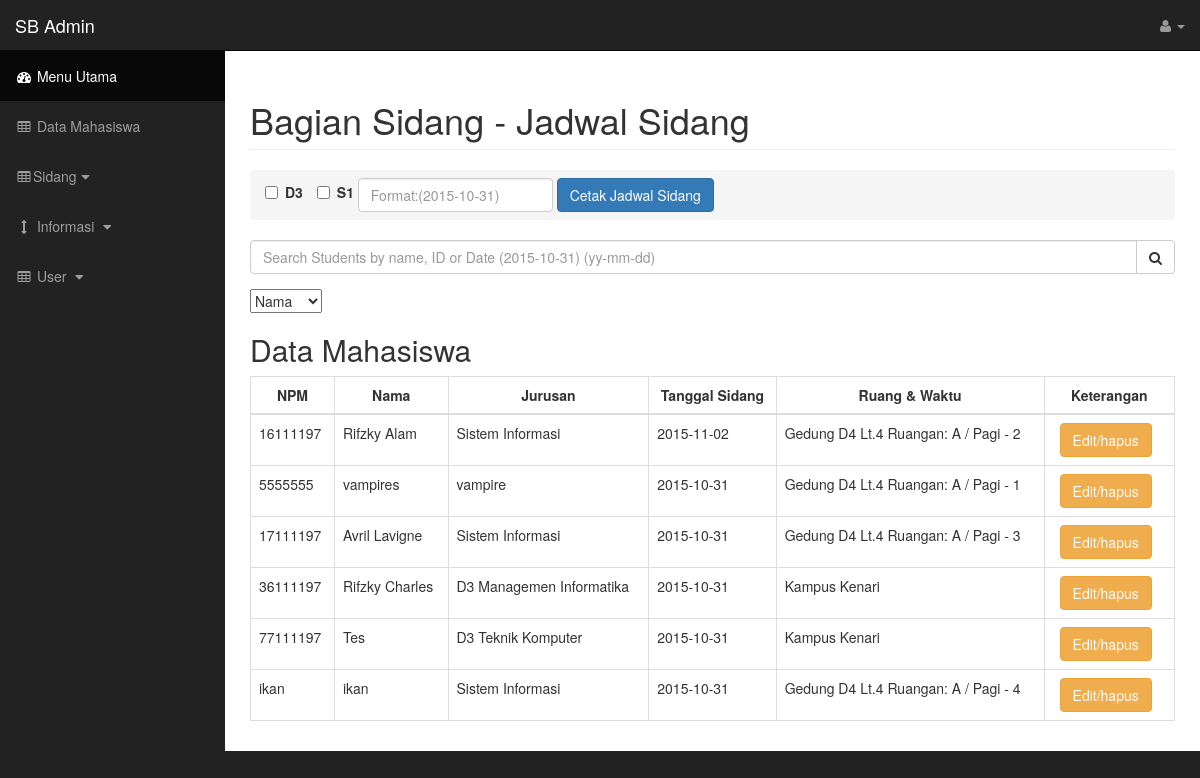
The page /formadmin/formjdl.php on the database its author committed.
### tables this page shows
CREATE TABLE IF NOT EXISTS `data_mhs` (
  `npm` varchar(8) NOT NULL,
  `nama` varchar(30) NOT NULL,
  `fakultas` varchar(40) NOT NULL,
  `jurusan` varchar(25) NOT NULL,
  `email` varchar(40) NOT NULL,
  `no_tlp` varchar(15) NOT NULL,
  PRIMARY KEY (`npm`)
);

CREATE TABLE IF NOT EXISTS `sidang` (
  `nomor` varchar(4) DEFAULT NULL,
  `tanggal` date NOT NULL,
  `npm` varchar(8) NOT NULL,
  `jenjang` varchar(2) NOT NULL
);

### model/mahasiswa.php (called while the page is built, shortened)
<?php
include_once 'sidang.php';
class mhs{
	public function showToAdmin(){
		$query = "SELECT data_mhs.npm AS npm,nama,jurusan,tanggal,nomor FROM data_mhs,sidang WHERE data_mhs.npm=sidang.npm ORDER BY tanggal DESC";
		$datas= array();
		if ($query_run=mysql_query($query)){
			while ($query_row=mysql_fetch_assoc($query_run)) {
				if (preg_match('/D3/', $query_row['jurusan'])) {
					array_push($datas,array($query_row['npm'],$query_row['nama'],$query_row['jurusan'],$query_row['tanggal'],'Kampus Kenari '));
				}else{
					$sidang = new sidang();
					$sidang->tentukanJadwal($query_row['nomor']);
					array_push($datas,array($query_row['npm'],$query_row['nama'],$query_row['jurusan'],$query_row['tanggal'],$sidang->getGedung() . ' / '.$sidang->getWaktu().' - '.$query_row['nomor']));
				}
			}
			return $datas;
		}
	}
	}
?>

### model/sidang.php (called while the page is built, shortened)
<?php
class sidang
{
	var $waktu;
	var $gedung;
	public function setWaktu($value){
		$this->waktu=$value;
	}
	public function getWaktu(){
		return $this->waktu;
	}
	public function setGedung($value){
		$this->gedung=$value;
	}
	public function getGedung(){
		return $this->gedung;
	}
	public function tentukanJadwal($urutan){
		$nomor = intval($urutan);
	}
}
?>

### formadmin/formjdl.php (the view, shortened to what this page needs)
<!DOCTYPE html>
<html lang="en">
<head>
    <?php include 'links.php';?>
</head>
<body>
    <div id="wrapper">
        <nav class="navbar navbar-inverse navbar-fixed-top" role="navigation">
                <?php include 'topnav.php';?>
                <?php include 'sidebar.php';?>
        </nav>
        <?php
        include_once '../model/mahasiswa.php';
        $siswa=new mhs();
        ?>
        <div id="page-wrapper">
            <div class="container-fluid">
                <div class="row">
                    <div class="col-lg-12">
                        <h1 class="page-header">
                            Bagian Sidang - Jadwal Sidang
                        </h1>
                        <ol class="breadcrumb">
                            <li>
                            <form action="cetak-data-mhs.php" method="GET">
                            <div class="form-inline">
                                <div class="checkbox-inline"><label><input type="checkbox" name="d3">D3</label></div>
                                <div class="checkbox-inline"><label><input type="checkbox" name="s1">S1</label></div>
                                <input type="text" class="form-control" name="tanggal" placeholder="Format:(2015-10-31)">
                                <button class="btn btn-primary">Cetak Jadwal Sidang</button>
                            </div>
                            </form>
                            </li>
                        </ol>
                    </div>
                </div>
                <form action=<?php echo "'".$_SERVER['SCRIPT_NAME']."'";?> method='GET'>
                <div class="form-group input-group">
                    <input type="text" class="form-control" placeholder="Search Students by name, ID or Date (2015-10-31) (yy-mm-dd)" name='id'>
                    <span class="input-group-btn"><button class="btn btn-default" ><i class="fa fa-search"></i></button></span>
                </div>
                        <div>
                            <select name="pilihan">
                            <option value="nama" selected="">Nama</option>
                            </select>
                        </div>
                      </form>
                <div class="row">
                    <div class="col-lg-12">
                        <h2>Data Mahasiswa</h2>
                        <div class="table-responsive">
                            <table class="table table-bordered table-hover">
                                <thead>
                                    <tr>
                                        <th id='tulisanTengah'>NPM</th>
                                        <th id='tulisanTengah'>Nama</th>
                                        <th id='tulisanTengah'>Jurusan</th>
                                        <th id='tulisanTengah'>Tanggal Sidang</th>
                                        <th id='tulisanTengah'>Ruang &amp Waktu</th>
                                        <th id='tulisanTengah'>Keterangan</th>
                                    </tr>
                                </thead>
                                <tbody>
                                    <?php
                                    if (isset($_GET['pilihan'])&&$_GET['pilihan']=='npm'&&isset($_GET['id'])&&!empty($_GET['id'])) {
                                        $datas=$siswa->showToAdminByNPM($_GET['id']);
                                        for ($i=0; $i < count($datas) ; $i++) {
                                            echo "<tr>";
                                            for ($j=0; $j < 5 ; $j++) {
                                                echo "<td>".$datas[$i][$j]."</td>";
                                            }
                                            echo "<td><a id='tombol' href='jadwal-edit.php?val=".$datas[$i][0]."' class='btn btn-warning'>Edit/hapus</a>";
                                            echo "</tr>";
                                        }
                                    }else{
                                        $datas=$siswa->showToAdmin();
                                        for ($i=0; $i < count($datas) ; $i++) {
                                            echo "<tr>";
                                            for ($j=0; $j < 5 ; $j++) {
                                                echo "<td>".$datas[$i][$j]."</td>";
                                            }
                                            echo "<td><a id='tombol' href='jadwal-edit.php?val=".$datas[$i][0]."' class='btn btn-warning'>Edit/hapus</a>";
                                            echo "</tr>";
                                        }
                                    }
                                    ?>
                        </div>
                    </div>
                </div>
            </div>
        </div>
    </div>
</body>
</html>

### formadmin/css/sb-admin.css (style rules this page uses)
body { margin-top: 100px; background-color: #222; }
@media (min-width:768px) { body { margin-top: 50px; } }
#wrapper { padding-left: 0; }
#page-wrapper { width: 100%; padding: 0; background-color: #fff; }
@media (min-width:768px) { #wrapper { padding-left: 225px; } }
@media (min-width:768px) { #page-wrapper { padding: 10px; } }

### formadmin/links.php (style rules this page uses)
#tulisanTengah { text-align: center; }

### formadmin/formjdl.php (style rules this page uses)
#tombol { margin-right: 7px; margin-left: 7px; }

### rows shown on the page
data_mhs: npm "16111197", nama "Rifzky Alam", jurusan "Sistem Informasi", sidang.tanggal "2015-11-02", j "Gedung D4 Lt.4 Ruangan: A / Pagi - 2"
data_mhs: npm "5555555", nama "vampires", jurusan "vampire", sidang.tanggal "2015-10-31", j "Gedung D4 Lt.4 Ruangan: A / Pagi - 1"
data_mhs: npm "17111197", nama "Avril Lavigne", jurusan "Sistem Informasi", sidang.tanggal "2015-10-31", j "Gedung D4 Lt.4 Ruangan: A / Pagi - 3"
data_mhs: npm "36111197", nama "Rifzky Charles", jurusan "D3 Managemen Informatika", sidang.tanggal "2015-10-31", j "Kampus Kenari"
data_mhs: npm "77111197", nama "Tes", jurusan "D3 Teknik Komputer", sidang.tanggal "2015-10-31", j "Kampus Kenari"
data_mhs: npm "ikan", nama "ikan", jurusan "Sistem Informasi", sidang.tanggal "2015-10-31", j "Gedung D4 Lt.4 Ruangan: A / Pagi - 4"
